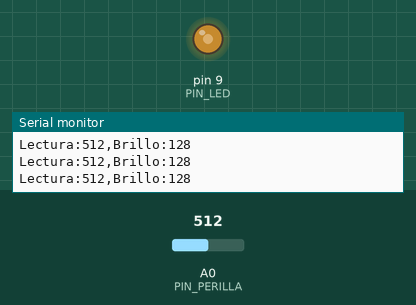
Recording of a sketch running on a simulated Arduino Uno, built with avr-gcc and run on an emulated ATmega328P. On the bench: output pins drawn as LEDs (lit = HIGH), the last lines printed to the serial monitor. The test bench sets the inputs (shaded band); at power-on: A0 (PIN_PERILLA) = 512.

Above: at 1.2 s.
1.3 s: A0 (PIN_PERILLA) set to 11
At 1.8 s:
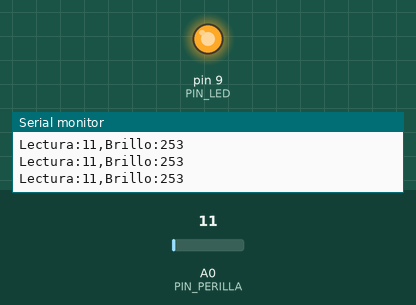
2.8 s: A0 (PIN_PERILLA) set to 8
At 3.6 s:
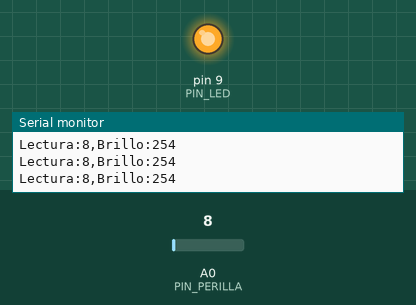
4.3 s: A0 (PIN_PERILLA) set to 306
At 5.3 s:
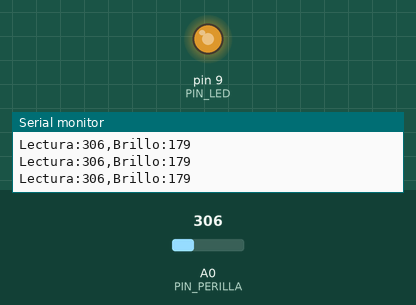
5.8 s: A0 (PIN_PERILLA) set to 900
At 6.5 s:
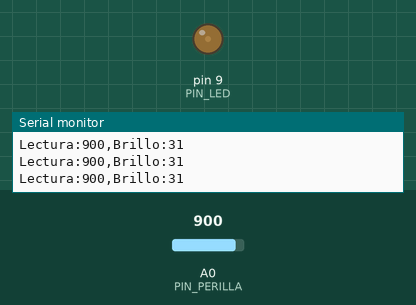
7.3 s: A0 (PIN_PERILLA) set to 1023
At 8.3 s:
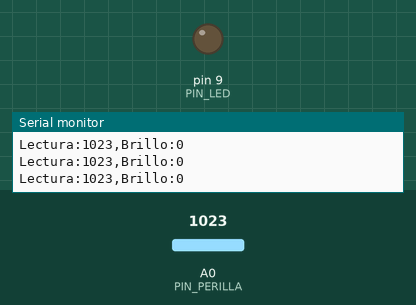
Timing chart, 0 to 9.8 s (numbered marks = the images above; inputs shaded):
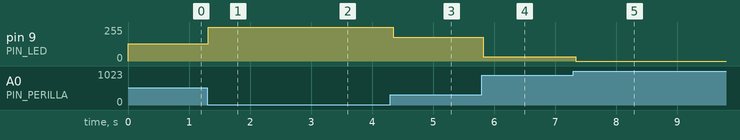

Measured:
- after the input at 1.3 s, pin 9 (PIN_LED): 128/255 → 253/255 at once
- after the input at 2.8 s, pin 9 (PIN_LED): 253/255 → 254/255 at once
- after the input at 4.3 s, pin 9 (PIN_LED): 254/255 → 179/255 after 0.05 s
- after the input at 5.8 s, pin 9 (PIN_LED): 179/255 → 31/255 at once
- after the input at 7.3 s, pin 9 (PIN_LED): 31/255 → 0/255 at once

The sketch:

P10_brillo_invertido.ino
```cpp
/*
  P10 · Reto: brillo invertido (solución del instructor)      Sesión 5
  ------------------------------------------------------------------
  Qué hace: al girar la perilla hacia donde antes subía el brillo, ahora baja.

  Conexiones: las mismas de P10
    Potenciómetro   extremo -> 5 V ; centro -> A0 ; otro extremo -> GND
    LED             pin 9 -> resistencia 220 ohm -> LED (pata larga +) ; pata corta -> GND

  Ideas clave:
    - map() acepta rangos "al revés": solo se cambia el orden de los dos últimos números.
      map(lectura, 0, 1023, 255, 0)  convierte 0 en 255 y 1023 en 0.
    - Es la segunda solución del fallo "los extremos del potenciómetro están cambiados":
      la primera era intercambiar los cables; esta lo arregla en el programa.
*/

const int PIN_PERILLA = A0;
const int PIN_LED = 9;

void setup() {
  pinMode(PIN_LED, OUTPUT);
  Serial.begin(9600);
}

void loop() {
  int lectura = analogRead(PIN_PERILLA);           // 0 a 1023
  int brillo = map(lectura, 0, 1023, 255, 0);      // 0 -> 255 y 1023 -> 0
  analogWrite(PIN_LED, brillo);

  Serial.print("Lectura:");
  Serial.print(lectura);
  Serial.print(",Brillo:");
  Serial.println(brillo);
  delay(50);
}
```
